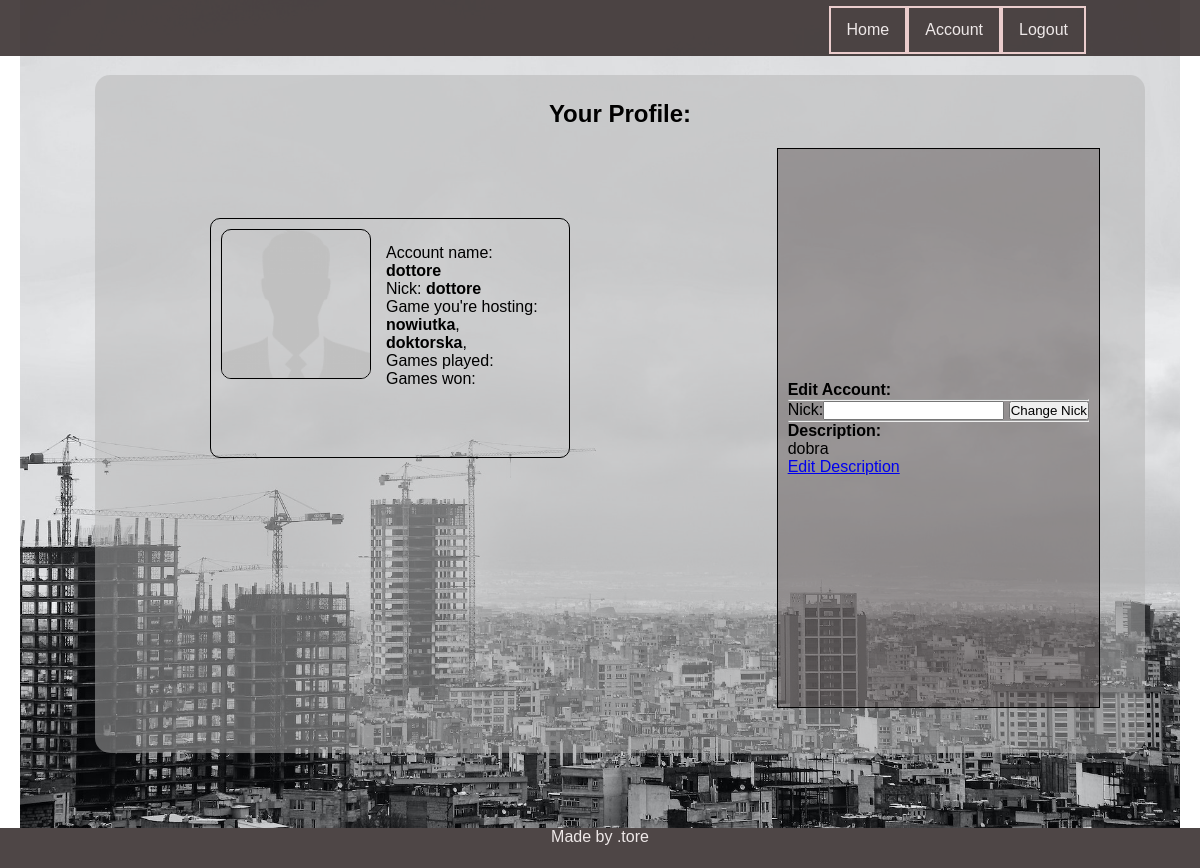
The page /player/account/dottore=pusty (signed in) on the database its author committed.
### player/models.py (models this page shows, shortened)
class Player(models.Model):
    name = models.ForeignKey(User, on_delete=models.CASCADE, related_name='player_name')
    parent = models.CharField(max_length =10)
    nick = models.CharField(max_length=10)
    in_game = models.CharField(max_length=200,default="",null=True)
    ready = models.BooleanField(default=False)
    moved = models.BooleanField(default=False, null=True, blank=True)
    money = models.IntegerField(default=150)
    position = models.IntegerField(default=0, null=True, blank=True)
    properties = models.CharField(max_length=400, null=True, default="")
    description = models.TextField(max_length=300, null=True)
    def __str__(self):
        return self.nick

### game/models.py (models this page shows, shortened)
class Game(models.Model):
    name = models.CharField(max_length=150)
    host = models.CharField(max_length=10)
    config = models.ForeignKey(Config, on_delete=models.CASCADE, related_name='game_config', blank=True, null=True)
    is_played = models.BooleanField(default=False)
    max_players = models.IntegerField(default=4)
    who_is_ready = models.ManyToManyField(Player, related_name="guys_ready", blank=True)
    who_is_playing = models.ManyToManyField(Player, related_name="guys_playing", blank=True)
    turn = models.IntegerField(default=1)
    turn_of_player = models.ForeignKey(Player, on_delete=models.CASCADE, related_name='czyja_tura', blank=True,
                                       null=True)

### player/views.py (the view)
# urls.py: path('account/<str:acc>=<str:notif>', account, name="player_account"),
@login_required
def account(request, acc, notif):
    usr = request.user
    player = Player.objects.get(parent=usr.username)
    form = ChangeNick
    hs = Game.objects.filter(host=player.nick)
    hs_nr = hs.count()
    desc = player.description
    args = {'player': player, 'form': form, 'games': hs , 'games_nr': hs_nr, 'description': desc}
    return render(request, 'player/player_account.html', args)

### templates/player/player_account.html (shortened to what this page needs)
{% extends 'base.html' %}
{% load static %}
{% block css %}
<link rel="stylesheet" href="{% static 'css/account.css' %}">
{% endblock %}
{% block content %}
<h1 class="main_heading">Your Profile:</h1>
<div class="acc_content">
    <section class="acc_data">
        <img class="userImage" src="{%static 'img/placeholder.png'%}" alt="">
            <ul class = "acc_list">
                <li>Account name:<strong> {{user.username}}</strong></li>
                <li>Nick: <strong>{{player}}</strong></li>
                <li>
                    Game you're hosting:{% for g in games %}
                    <strong>{{g.name}}</strong>,
                    {% endfor %}
                </li>
                <li>Games played:</li>
                <li>Games won:</li>
            </ul>
    </section>
    <section class="acc_edit">
        <h4>Edit Account:</h4>
        <hr>
        {{form}}
            <button type = 'submit' name="create" value = 'ok'>Change Nick</button>
            <hr>
            <h4> Description:</h4>
            <p>
                {{description}}
            </p>
            <a href='{% url "edit_description" user.username%}'>Edit Description</a>
</section>
</div>
{% endblock %}

### static/css/main.css (style rules this page uses)
* { padding: 0; margin: 0; box-sizing: border-box; }
body { font-family: "Noto Sans JP", sans-serif; }
:root { --main-bg-color: hsla(0, 0%, 70%, 50%); --main-bars-color: rgba(59, 50, 50, 0.9); --main-color-alpha: rgba(39, 26, 26, 0.3); --main-gold-border: #f69c55; --font-color: rgb(238, 232, 232); }

### static/css/account.css (style rules this page uses)
.acc_content { height: 75vh; }
.acc_list { list-style: none; margin: 15px; }
.acc_edit { border: 1px solid black; padding: 10px; flex-direction: column; align-content: center; background-color: var(--main-color-alpha); }
.acc_content { display: flex; justify-content: space-between; padding: 20px; }
.userImage { height: 150px; width: 150px; border: 1px solid black; border-radius: 10px; }
.acc_data { border: 1px solid black; padding: 10px; display: flex; width: 30vw; height: 30vh; border-radius: 10px; margin: 70px 70px; }
.main_heading { text-align: center; }

### rows shown on the page
Player: nick "dottore", description "dobra"
Game: name "nowiutka"
Game: name "doktorska"

### other values the page prints
{{ user.username }} "dottore"
